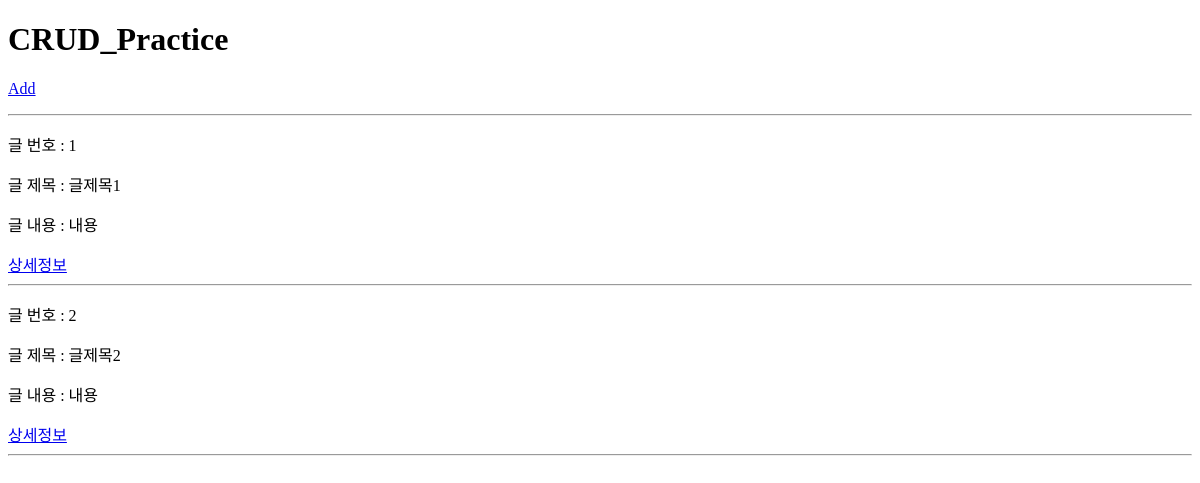
The page /cruds/ on the database as committed earlier.
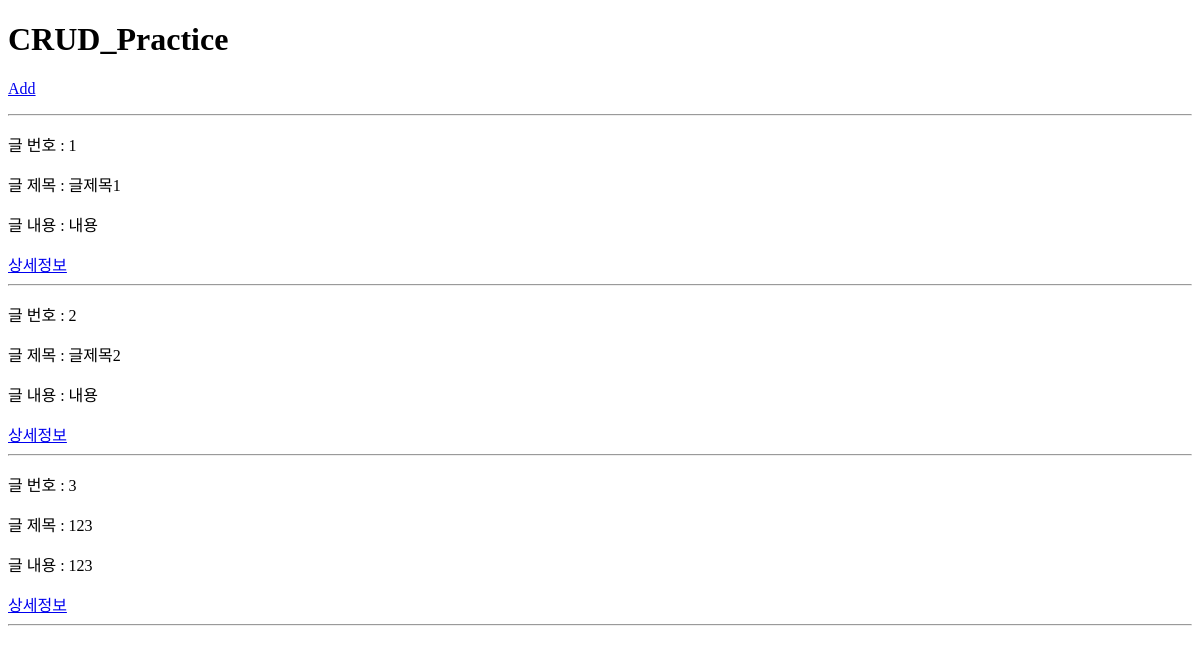
The same page on the database as committed later.
### cruds/models.py (models this page shows)
class CRUDS(models.Model):
    title = models.CharField(max_length=10)
    content = models.CharField(max_length=100)

### cruds/views.py (the view)
# urls.py: path('',views.index, name='index'),
def index(request):
    info = CRUDS.objects.all()
    context = {
        'info' : info,
    }
    return render(request, 'cruds/index.html', context)

### cruds/templates/cruds/index.html (shortened to what this page needs)
<!DOCTYPE html>
<html lang="en">
<head>
</head>
<body>
    <h1>CRUD_Practice</h1>
    <p><a href="{% url "cruds:new" %}">Add</a></p>
    <hr>
    {% for info in info %}
        <p>글 번호 : {{ info.pk }}</p>
        <p>글 제목 : {{ info.title }}</p>
        <p>글 내용 : {{ info.content }}</p>
        <a href="{% url "cruds:detail" info.pk %}">상세정보</a>
        <hr>
    {% endfor %}
</body>
</html>

Rows that differ between the two databases and show on the page:
added CRUDS: pk "3", title "123", content "123"
